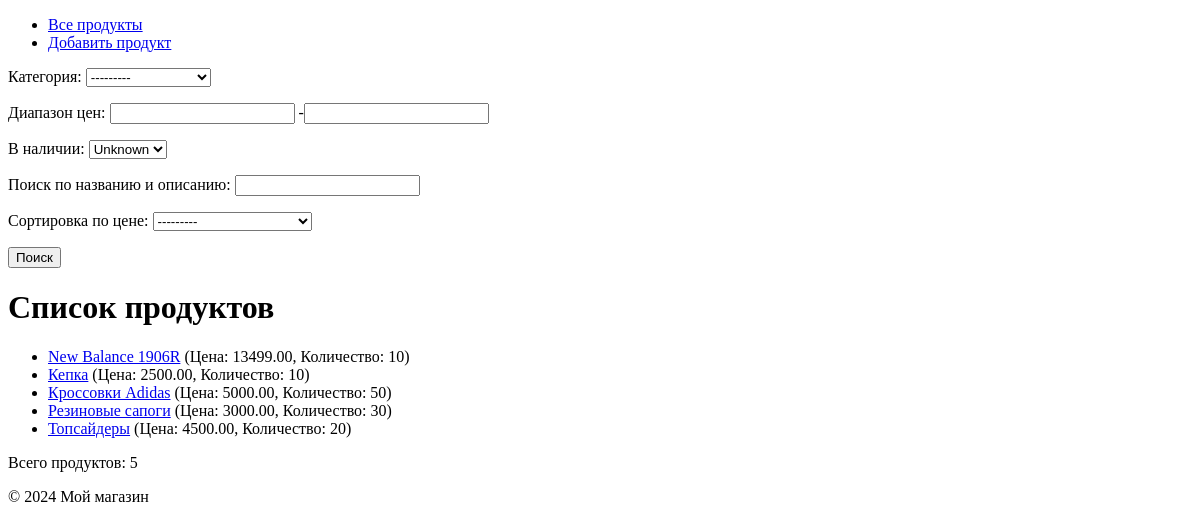
Before: /products/ with the older database file.
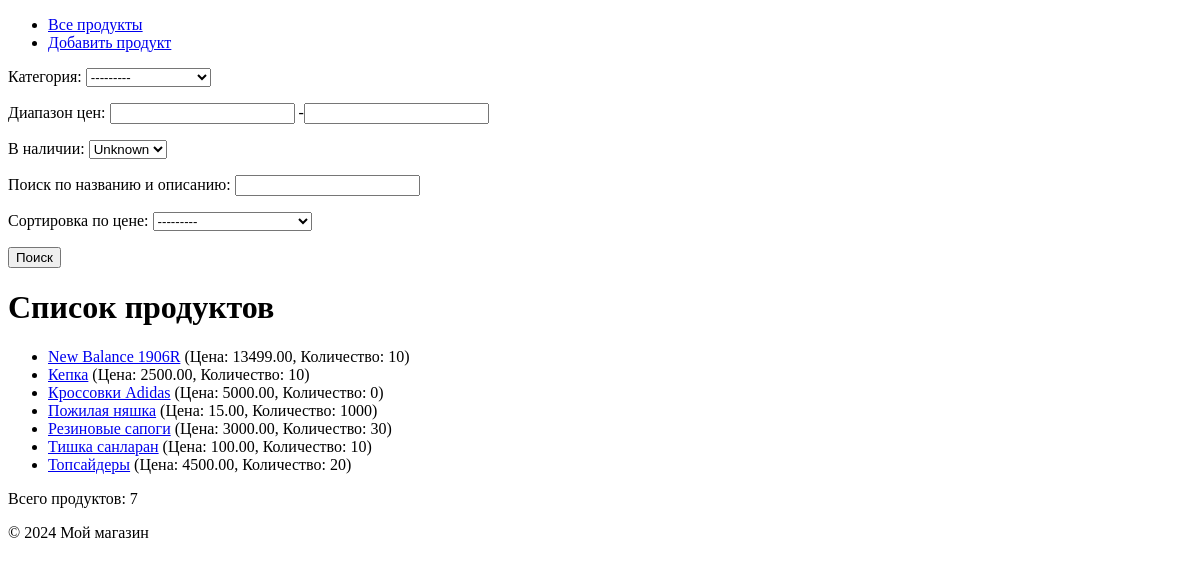
After: the same page with the newer database file.
### storemodels/models.py (models this page shows, shortened)
class Product(models.Model):
    NAME_CHOICES = [('sneakers', 'Кроссовки'),('Rubber boots', 'Резиновые сапоги'),('deck shoes', 'Топсайдеры'),
                    ('Hat', 'Шляпы'), ('Accessories', 'Аксессуары'), ('trinket', 'Безделушки'), ('lingerie', 'нижнее белье'),
                    ('shoes', 'Обувь')]
    name = models.CharField(max_length=255, verbose_name='Название товара')
    description = models.TextField(blank=True, verbose_name='Описание товара')
    price = models.DecimalField(max_digits=10,decimal_places=2,verbose_name='Цена')
    stock = models.PositiveIntegerField(verbose_name='Количество на складе')
    category = models.ForeignKey(Category,on_delete=models.CASCADE,related_name='products',verbose_name='Категория')
    image = models.ImageField( upload_to='products/',blank=True,null=True,verbose_name='Изображение товара')
    type = models.CharField(max_length=50,choices=NAME_CHOICES,default='Кроссовки',verbose_name='Тип товара',blank=False)
    class Meta:
        verbose_name = 'Товар'
        verbose_name_plural = 'Товары'
        ordering = ['name']

### storemodels/views.py (the view)
# urls.py: path('products/', ProductListView.as_view(), name='product_list'),
class ProductListView(FilterView):
    model = Product
    template_name = 'products/product_list.html'
    context_object_name = 'products'
    paginate_by = 10
    filterset_class = filters.Product_filter

### storemodels/models.py (called while the page is built)
    def __str__(self):
        return self.name

### storemodels/Templates/Products/product_list.html (shortened to what this page needs)
{% extends 'base.html' %}
{% load bootstrap5 %}
{% block content %}
{% block sidebar %}
    <div class="col-md-3">
        <div class="card-body">
            <form method="get">
                {{ filter.form.as_p }}
                {% buttons %}
                    <button type="submit" class="btn btn-primary">Поиск</button>
                {% endbuttons %}
            </form>
        </div>
    </div>
{% endblock %}
<h1>Список продуктов</h1>
{% if products %}
    <ul>
    {% for product in products %}
        <li>
            <a href="{% url 'product_detail' product.pk %}">{{ product.name|truncatechars:20 }}</a>
            (Цена: {{ product.price|default:"Нет цены" }}, Количество: {{ product.stock }})
        </li>
    {% endfor %}
    </ul>
    <p>Всего продуктов: {{ products|length }}</p>
{% else %}
    <p>Нет доступных продуктов.</p>
{% endif %}
{% endblock %}

Changed rows visible on the page:
changed Product "Кроссовки Adidas": stock "50" → "0"
added Product: name "Пожилая няшка", price "15.00", stock "1000"
added Product: name "Тишка санларан", price "100.00", stock "10"
Other visible differences:
{{ products|length }}: "5" → "7"
